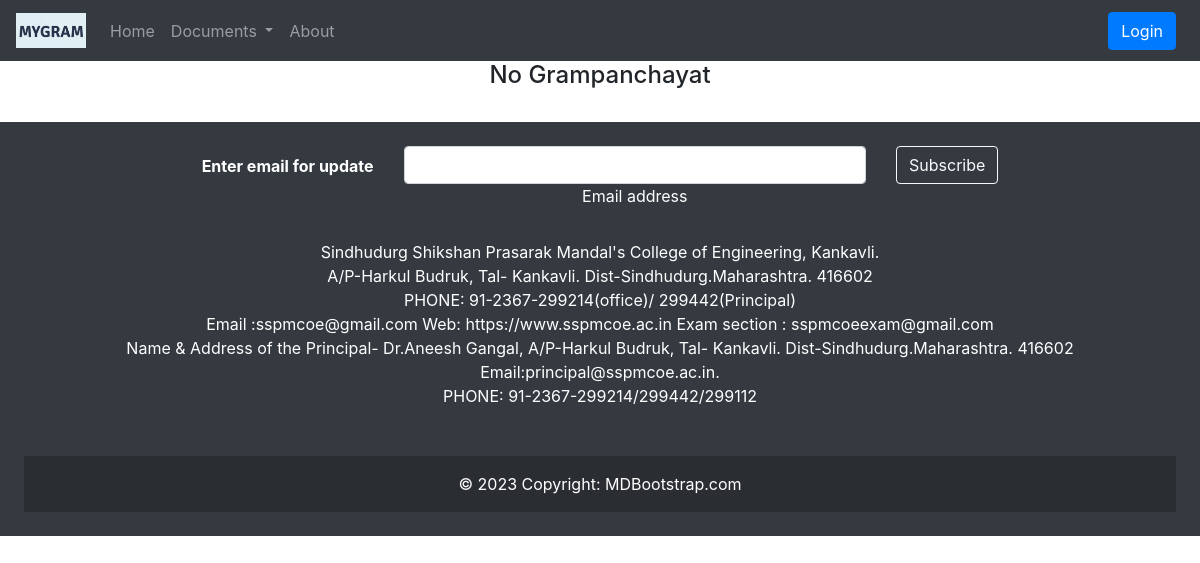
The app's page /viewgram/, older data.
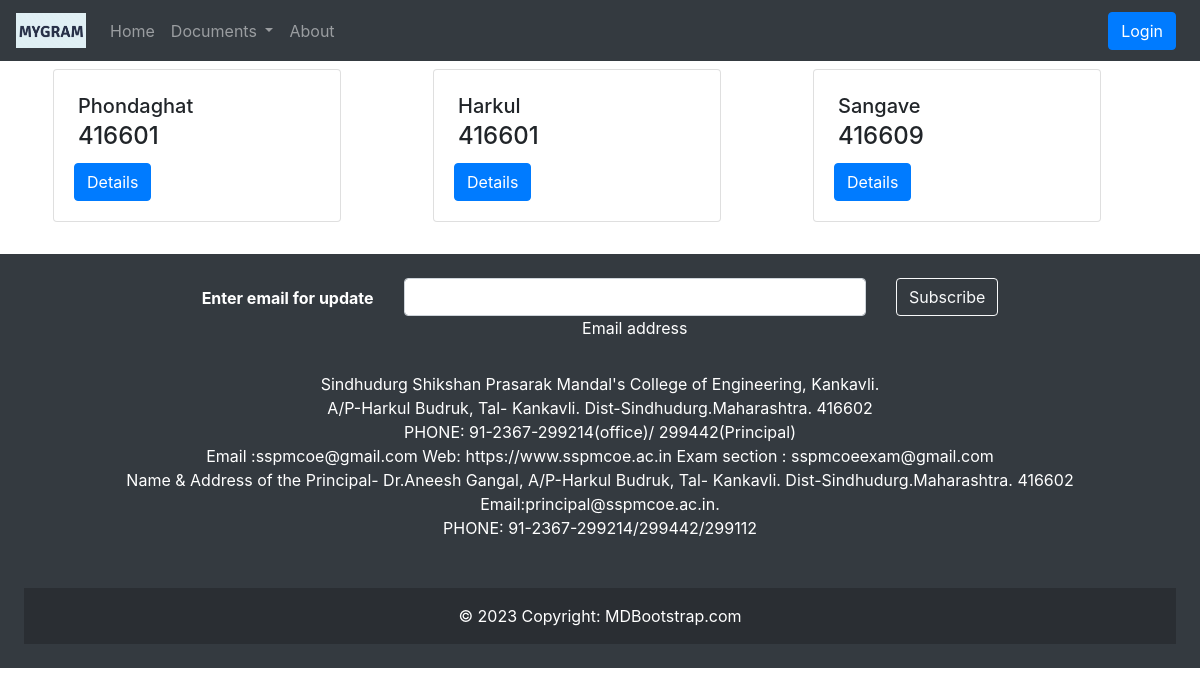
The same page, newer data.
### gramapp/models.py (models this page shows, shortened)
class Grampanchayat(models.Model):
    gramid = models.IntegerField(primary_key=True)
    gramname = models.CharField(max_length=50, unique=True)
    gramaddress = models.TextField(max_length=100)
    gramemail = models.EmailField()
    gramcontact = models.CharField(max_length=10)

### gramapp/views.py (the view)
# urls.py: path('viewgram/', views.viewgram, name='viewgram'),
def viewgram(request):
    grampanchayat = Grampanchayat.objects.all()
    context = {'grampanchayat': grampanchayat}
    return render(request, 'gramapp/viewGrampanchayat.html', context)

### templates/gramapp/viewGrampanchayat.html (shortened to what this page needs)
{% extends 'gramapp/base1.html' %}
{% block body %}
<div class="container">
    <div class="row justify-content-center">
        {% if grampanchayat %}
    {% for grampanchayat in grampanchayat %}
        <div class="col md-6">
            <div class="card m-2" style="width: 18rem;">
                <div class="card-body">
                    <h5 class="card-title m-1">{{grampanchayat.gramname}}</h5>
                    <h4 class="card-subtitle m-1">{{grampanchayat.gramaddress}}</h4>
                    <a href="{% url 'gramdetail' grampanchayat.pk %}" class="btn btn-primary mt-2">Details</a>
                </div>
            </div>
        </div>
            {% endfor %}
{% else %}
 <h4>No Grampanchayat</h4>
{% endif %}
    </div>
</div>
{% endblock body %}

### templates/gramapp/base1.html (shortened to what this page needs)
<!doctype html>
<html lang="en">
<head>
    <link rel="stylesheet" href="https://stackpath.bootstrapcdn.com/bootstrap/4.5.2/css/bootstrap.min.css"
>
</head>
<body>
    <nav class="navbar navbar-expand-lg navbar-dark bg-dark">
        <a class="navbar-brand" href="{% url 'home1' %}">
            <img src="media/logo/mygram logo.png" width="70" height="35" class="d-inline-block align-top" alt="">
        </a>
        <div class="collapse navbar-collapse" id="navbarSupportedContent">
            <ul class="navbar-nav mr-auto">
                <li class="nav-item {% block homeactive %}  {% endblock homeactive %}">
                    <a class="nav-link" href="{% url 'home1' %}">Home <span class="sr-only">(current)</span></a>
                </li>
                <li class="nav-item dropdown {% block documentactive %}  {% endblock documentactive %}">
                    <a class="nav-link dropdown-toggle" href="#" id="documents" data-toggle="dropdown"
                        aria-haspopup="true" aria-expanded="false">
                        Documents
                    </a>
                    </li>
                <li class="nav-item {% block aboutactive %}  {% endblock aboutactive %}">
                    <a class="nav-link" href="/about">About</a>
                </li>
            </ul>
            {% if user.is_authenticated %}
            <ul class="navbar-nav mr-2">
                <li class="nav-item dropdown">
                    <a class="nav-link dropdown-toggle" href='#' id="navbarDropdown" role="button"
                        data-toggle="dropdown"> Welcome {{request.user}}</a>
                    <div class="dropdown-menu" aria-labelledby="navbarDropdown">
                        <a class="dropdown-item" href="{% url 'logout' %}">Logout</a>
                    </div>
                </li>
            </ul>
        </div>
        {% else %}
        <button type="button" class="btn btn-primary mr-2" data-toggle="modal" data-target="#loginModal">
            Login
        </button>
        {% endif %}
    </nav>
    {% block body %} {% endblock body %}
    <br>
    <footer class="bg-dark text-center text-white">
        <div class="p-4">
            <section class="">
                <form method="post" action="">
                    <div class="row d-flex justify-content-center">
                        <div class="col-auto">
                            <p class="pt-2">
                                <strong>Enter email for update</strong>
                            </p>
                        </div>
                        <div class="col-md-5 col-12">
                            <div class="form-outline form-white mb-4">
                                <input type="email" name="subscriber" id="subscriber" class="form-control" autocomplete="off" />
                                <label class="form-label" for="subscriber">Email address</label>
                            </div>
                        </div>
                        <div class="col-auto">
                            <button type="submit" class="btn btn-outline-light mb-4">
                                Subscribe
                            </button>
                        </div>
                    </div>
                </form>
            </section>
            <section class="mb-4">
                <p>
                    Sindhudurg Shikshan Prasarak Mandal's College of Engineering, Kankavli.<br>
                    A/P-Harkul Budruk, Tal- Kankavli. Dist-Sindhudurg.Maharashtra. 416602<br>
                    PHONE: 91-2367-299214(office)/ 299442(Principal)<br>
                    Email :sspmcoe@gmail.com Web: https://www.sspmcoe.ac.in Exam section : sspmcoeexam@gmail.com<br>
                    Name & Address of the Principal- Dr.Aneesh Gangal, A/P-Harkul Budruk, Tal- Kankavli.
                    Dist-Sindhudurg.Maharashtra. 416602<br>
                    Email:principal@sspmcoe.ac.in.<br>
                    PHONE: 91-2367-299214/299442/299112<br><br>
                </p>
            </section>
            <div class="text-center p-3" style="background-color: rgba(0, 0, 0, 0.2);">
                © 2023 Copyright:
                <a class="text-white" href="https://mdbootstrap.com/">MDBootstrap.com</a>
            </div>
        </div>
    </footer>
</body>
</html>

Row changes from the older to the newer data that the page shows:
added Grampanchayat: gramname "Phondaghat", gramaddress "416601"
added Grampanchayat: gramname "Harkul", gramaddress "416601"
added Grampanchayat: gramname "Sangave", gramaddress "416609"
Text that changed along with them:
text no longer shown: "No Grampanchayat"
